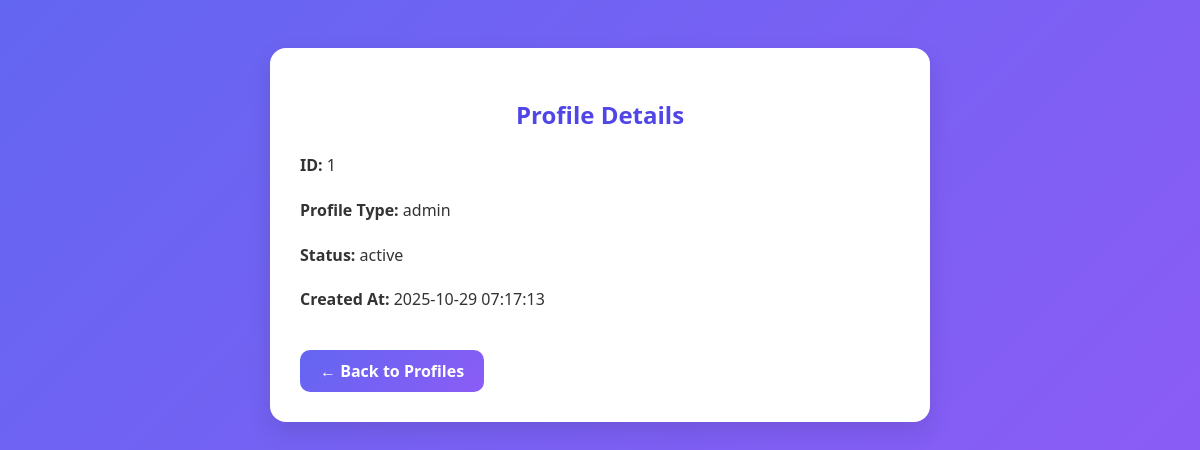
Screenshot of /CSIT314v3/Boundary/view_profilePg.php?id=1 with the database file from the repository.
### tables this page shows
CREATE TABLE `user_profiles` (
  `id` int(11) NOT NULL,
  `profile_type` varchar(50) NOT NULL,
  `created_at` timestamp NOT NULL DEFAULT current_timestamp(),
  `status` enum('active','suspended') DEFAULT 'active'
);

### CSIT314v3/Entity/userProfile.php (called while the page is built, shortened)
<?php
final class userProfile
{
    private static function getConnection(): PDO
    {
        try {
            $host = '127.0.0.1';
            $db   = 'csit314';
            $user = 'root';
            $pass = '';
            $dsn  = "mysql:host=$host;dbname=$db;charset=utf8mb4";
            return new PDO($dsn, $user, $pass, [
                PDO::ATTR_ERRMODE => PDO::ERRMODE_EXCEPTION,
                PDO::ATTR_DEFAULT_FETCH_MODE => PDO::FETCH_ASSOC,
            ]);
        } catch (PDOException $e) {
            error_log('DB connection error (Profile): ' . $e->getMessage());
            throw new PDOException('Database connection failed');
        }
    }
    public static function getProfileById(int $id): ?array
    {
        try {
            $pdo = self::getConnection();
            $stmt = $pdo->prepare("SELECT * FROM user_profiles WHERE id = :id");
            $stmt->execute([':id' => $id]);
            $result = $stmt->fetch();
            return $result ?: null;
        } catch (PDOException $e) {
            error_log('Error fetching profile by ID: ' . $e->getMessage());
            return null;
        }
    }
}

### CSIT314v3/Controller/ViewProfileDetailsController.php (called while the page is built, shortened)
<?php
require_once __DIR__ . '/../Entity/userProfile.php';
class ViewProfileDetailsController
{
    private userProfile $profileEntity;
    public function __construct()
    {
        $this->profileEntity = new userProfile(0, '', '', '');
    }
    public function getProfileDetails(int $profileId): ?array
    {
        return $this->profileEntity->getProfileById($profileId);
    }
}

### CSIT314v3/Boundary/view_profilePg.php (the view, shortened to what this page needs)
<?php
require_once __DIR__ . '/../Controller/ViewProfileDetailsController.php';
function getProfileId(): int {
    return (int)($_GET['id'] ?? 0);
}
function fetchProfile(ViewProfileDetailsController $controller, int $id): ?array {
    return $controller->getProfileDetails($id);
}
$controller = new ViewProfileDetailsController();
$id = getProfileId();
$profile = fetchProfile($controller, $id);
?>
<!DOCTYPE html>
<html lang="en">
<head>
</head>
<body>
    <div class="container">
        <h2>Profile Details</h2>
        <div class="info">
            <p><strong>ID:</strong> <?= htmlspecialchars((string)$profile['id']) ?></p>
            <p><strong>Profile Type:</strong> <?= htmlspecialchars($profile['profile_type']) ?></p>
            <p><strong>Status:</strong> <?= htmlspecialchars($profile['status']) ?></p>
            <p><strong>Created At:</strong> <?= htmlspecialchars($profile['created_at']) ?></p>
        </div>
        <a href="view_profiles.php">← Back to Profiles</a>
    </div>
</body>
</html>

### CSIT314v3/Boundary/view_profilePg.php (style rules this page uses)
body { font-family: 'Segoe UI', sans-serif; background: linear-gradient(135deg, #6366f1, #8b5cf6); color: #333; padding: 40px; }
.container { background: #fff; border-radius: 16px; max-width: 600px; margin: auto; padding: 30px; box-shadow: 0 10px 25px rgba(0,0,0,0.1); }
h2 { text-align: center; color: #4f46e5; }
.info { margin-top: 20px; line-height: 1.8; }
a { display: inline-block; margin-top: 20px; text-decoration: none; background: linear-gradient(135deg, #6366f1, #8b5cf6); color: white; padding: 10px 20px; border-radius: 10px; font-weight: 600; }

### rows the page displays
user_profiles: id "1", profile_type "admin", status "active", created_at "2025-10-29 07:17:13"
